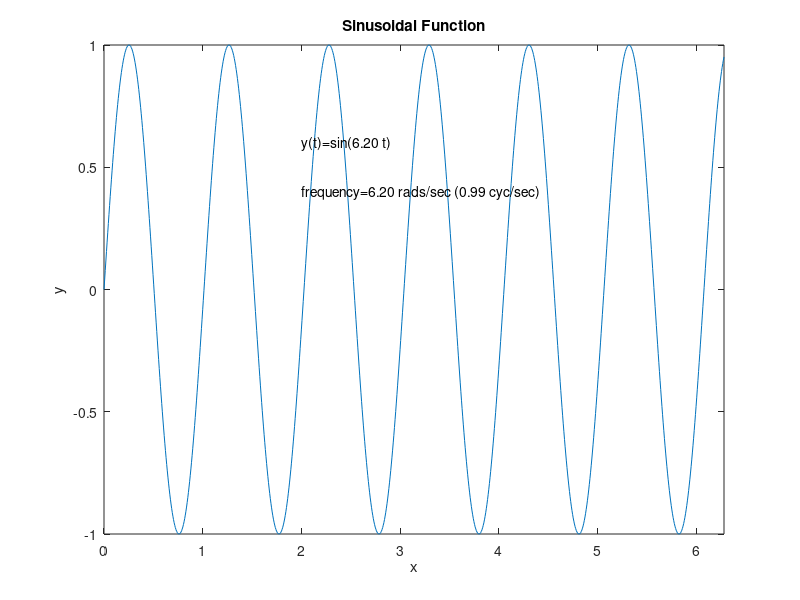

Write MATLAB code to recreate this figure. (Note: this script raises an error after producing the figure.)
clear;close all;clc
 
t=linspace(0,2*pi,1000);
count=1;
h = figure(1);
set(h,'Position',[100 678 560 420])
 
for freqrps=.1:.1:2*pi
          y=sin(freqrps*t);
          plot(t,y);
          xlabel('x');
          ylabel('y');
          axis([0,2*pi,-1,1])
          S1=sprintf('y(t)=sin(%.2f t)',freqrps);
          text(2,.6,S1)
          freqcps=freqrps/(2*pi);
          S2=sprintf('frequency=%.2f rads/sec (%.2f cyc/sec)',freqrps,freqcps);
          text(2,.4,S2)
          title('Sinusoidal Function');
          M(count)=getframe(h);
          count=count+1;
end
 
movie2avi(M, 'sinusoid.avi', 'compression', 'none');